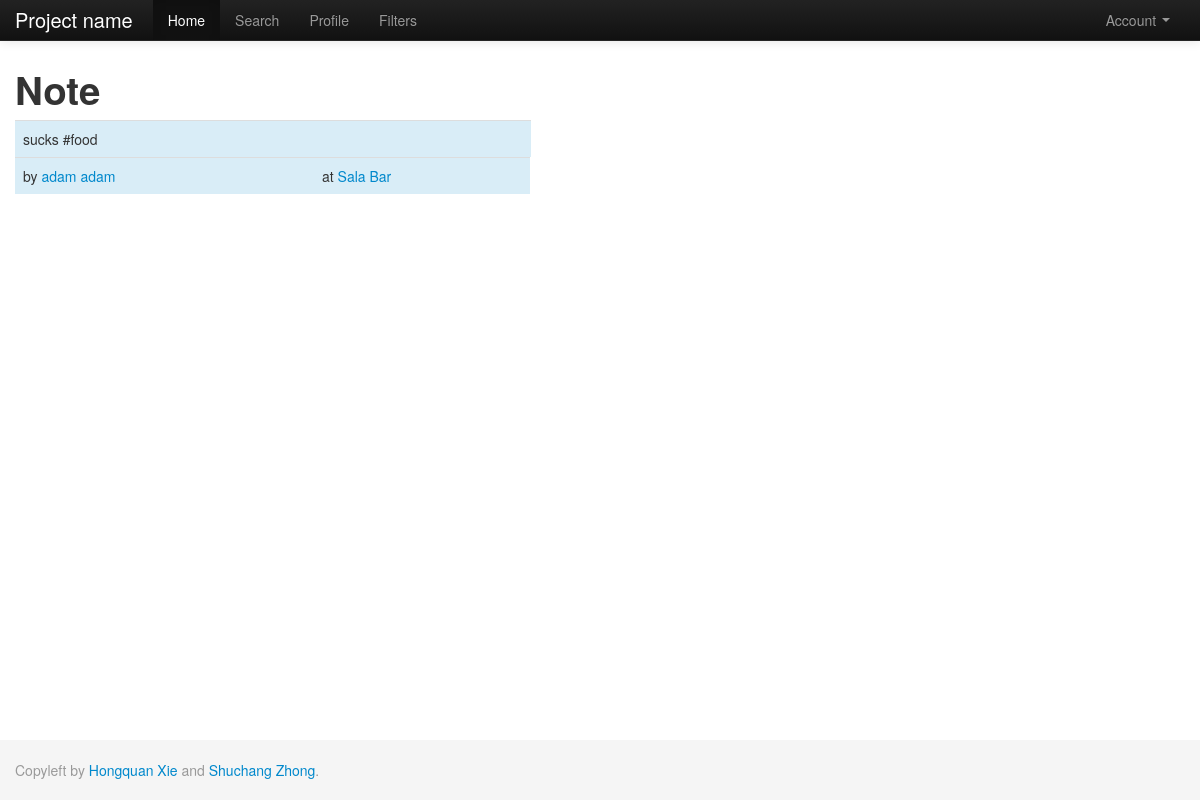
The app's page /index.php/home/note?nid=3 (signed in) with its own data.
### tables this page shows
CREATE TABLE IF NOT EXISTS `note` (
  `nid` int(11) NOT NULL AUTO_INCREMENT,
  `uid` int(11) DEFAULT NULL,
  `pid` int(11) DEFAULT NULL,
  `text_body` varchar(1000) DEFAULT NULL,
  `keyword` varchar(200) DEFAULT NULL,
  `dt_inserted` datetime DEFAULT NULL,
  `dt_edited` timestamp NOT NULL DEFAULT CURRENT_TIMESTAMP,
  `active` tinyint(1) NOT NULL DEFAULT '1',
  `s_from` datetime DEFAULT '0000-00-00 00:00:00',
  `s_to` datetime DEFAULT '0000-00-00 00:00:00',
  `repeat_flag` tinyint(1) DEFAULT '0',
  `sunday` tinyint(1) DEFAULT '0',
  `monday` tinyint(1) DEFAULT '0',
  `tuesday` tinyint(1) DEFAULT '0',
  `wednesday` tinyint(1) DEFAULT '0',
  `thursday` tinyint(1) DEFAULT '0',
  `friday` tinyint(1) DEFAULT '0',
  `saturday` tinyint(1) DEFAULT '0',
  `public` tinyint(1) NOT NULL,
  PRIMARY KEY (`nid`)
);

CREATE TABLE IF NOT EXISTS `user` (
  `uid` int(11) NOT NULL AUTO_INCREMENT,
  `uname` varchar(50) NOT NULL,
  `email` varchar(50) NOT NULL,
  `password` varchar(50) NOT NULL,
  `dt_inserted` datetime NOT NULL,
  `dt_edited` timestamp NOT NULL DEFAULT '0000-00-00 00:00:00' ON UPDATE CURRENT_TIMESTAMP,
  `first_name` varchar(50) NOT NULL,
  `last_name` varchar(50) NOT NULL,
  `gender` tinyint(1) DEFAULT NULL,
  `photo` varchar(100) DEFAULT NULL,
  `description` varchar(1000) NOT NULL,
  `last_latitude` float NOT NULL DEFAULT '0',
  `last_longitude` float NOT NULL DEFAULT '0',
  `current_state` varchar(50) NOT NULL,
  `active` tinyint(1) NOT NULL DEFAULT '1',
  PRIMARY KEY (`uid`),
  UNIQUE KEY `email` (`email`,`uname`)
);

CREATE TABLE IF NOT EXISTS `place` (
  `pid` int(11) NOT NULL AUTO_INCREMENT,
  `pname` varchar(100) DEFAULT NULL,
  `latitude` float DEFAULT NULL,
  `longitude` float DEFAULT NULL,
  `dt_inserted` datetime NOT NULL,
  `dt_edited` timestamp NOT NULL DEFAULT CURRENT_TIMESTAMP,
  `active` tinyint(1) NOT NULL DEFAULT '1',
  PRIMARY KEY (`pid`)
);

### application/controllers/home.php (called while the page is built, shortened)
<?php
class Home extends CI_Controller{
    public function __construct(){
        $this->load->helper('view_helper');
        $this->load->view('header');
    }
    public function note(){
        $nid = $this->input->get('nid');
        $this->load->model('Note');
        $this->Note->nid = $nid;
        $note            = current($this->Note->get());
        $data['note']    = $note;
        $note_author_uid = $note['uid'];
        $this->load->model('User');
        $this->User->uid     = $note_author_uid;
        $note_author         = current($this->User->get());
        $data['note_author'] = $note_author;
        $pid                 = $note['pid'];
        $this->load->model('Place');
        $this->Place->pid = $pid;
        $place            = current($this->Place->get());
        $data['place']    = $place;
        $this->load->model('Reply');
        $this->Reply->nid = $nid;
        $reply            = $this->Reply->get();
        $data['reply']    = $reply;
        $this->load->view('note', $data);
        $this->load->view('footer');
    }
}
?>

### index.php (called while the page is built, shortened)
<?php
require_once BASEPATH.'core/CodeIgniter.php';

### application/models/note.php (called while the page is built, shortened)
<?php
class Note extends CI_Model {
    function get($params=null){
		$this->db->select('*,note.dt_inserted as note_dt_inserted');
		$this->db->from('note');
		$this->db->join('user','user.uid=note.uid');
		$this->db->join('place','place.pid=note.pid');
		$where = ' 1=1 ';
		$newString ='and note.public = 1 or (note.public = 0 and note.uid in (select current_u from follow where active = "1" and followed_user ='.$_SESSION['user']['uid'].' ))';
		$where .= $newString;
		if(isset($this->nid)){
			$where .= ' AND note.nid = '.$this->nid;
		}
		if($params){
			$params['note.active']=1;
			$this->db->where($params);
		}else
			$this->db->where($where, null, false);
		$query = $this->db->get();
        return $query->result_array();
    }
}

### application/models/user.php (called while the page is built, shortened)
<?php
class User extends CI_Model {
    function get($params=null){
		$this->db->select('*');
		$this->db->from('user');
		$where = ' 1=1 ';
		if(isset($this->uid)){
			$where .= ' AND user.uid = '.$this->uid;
		}
		if($params){
			$params['user.active']=1;
			$this->db->where($params);
		}else
			$this->db->where($where, null, false);
		$query = $this->db->get();
        return $query->result_array();
    }
}

### application/models/place.php (called while the page is built, shortened)
<?php
class Place extends CI_Model {
    function get($params=null){
		$this->db->select('*');
		$this->db->from('place');
		$where = ' 1=1 ';
		if(isset($this->pid)){
			$where .= ' AND place.pid = '.$this->pid;
		}
		if($params){
			$this->db->where($params);
		}else
			$this->db->where($where, null, false);
		$query = $this->db->get();
        return $query->result_array();
    }
}

### application/views/note.php (the view, shortened to what this page needs)
<div style='width:100%;'>
<h1>Note</h1>
 <table class="table table-hover">
    <tr class="info" style='width:500px;'>
      <td style='width:500px; float:left;'><?php
echo $note['text_body'] . " #" . $note['keyword'];
?></td>
    </tr>
    <tr class="info" style='width:500px;'>
      <td style='width:283px; float:left;'>by <a href='user?uid=<?php
echo $note_author['uid'];
?>' > <?php
echo $note_author['first_name'] . " " . $note_author['last_name'];
?></a></td>
	  <td style='width:200px; float:left;'>at <a href='place?pid=<?php
echo $place['pid'];
?>'><?php
echo $place['pname'];
?></a></td>
    </tr>
</table>
<br>
</div>

### records on screen
note: text_body "sucks", keyword "food"
user: first_name "adam", last_name "adam"
place: pname "Sala Bar"
